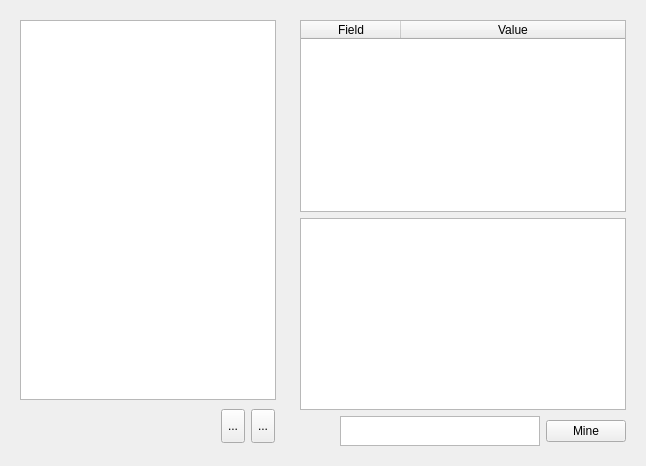
      <widget class="QWidget" name="MiningTab">
       <attribute name="title">
        <string>Mining</string>
       </attribute>
       <layout class="QHBoxLayout" name="horizontalLayout_25">
        <item>
         <widget class="QWidget" name="transactions" native="true">
          <property name="sizePolicy">
           <sizepolicy hsizetype="MinimumExpanding" vsizetype="Expanding">
            <horstretch>0</horstretch>
            <verstretch>0</verstretch>
           </sizepolicy>
          </property>
          <layout class="QVBoxLayout" name="verticalLayout">
           <item>
            <widget class="QListWidget" name="transactionList">
             <property name="sizePolicy">
              <sizepolicy hsizetype="Expanding" vsizetype="Expanding">
               <horstretch>0</horstretch>
               <verstretch>0</verstretch>
              </sizepolicy>
             </property>
             <property name="focusPolicy">
              <enum>Qt::NoFocus</enum>
             </property>
            </widget>
           </item>
           <item>
            <layout class="QHBoxLayout" name="mineLayout1">
             <property name="sizeConstraint">
              <enum>QLayout::SetFixedSize</enum>
             </property>
             <property name="leftMargin">
              <number>0</number>
             </property>
             <property name="rightMargin">
              <number>1</number>
             </property>
             <item>
              <spacer name="horizontalSpacer_2">
               <property name="orientation">
                <enum>Qt::Horizontal</enum>
               </property>
               <property name="sizeHint" stdset="0">
                <size>
                 <width>40</width>
                 <height>40</height>
                </size>
               </property>
              </spacer>
             </item>
             <item>
              <widget class="QToolButton" name="plusSign">
               <property name="sizePolicy">
                <sizepolicy hsizetype="Fixed" vsizetype="Fixed">
                 <horstretch>0</horstretch>
                 <verstretch>0</verstretch>
                </sizepolicy>
               </property>
               <property name="maximumSize">
                <size>
                 <width>16777215</width>
                 <height>34</height>
                </size>
               </property>
               <property name="text">
                <string>...</string>
               </property>
               <property name="icon">
                <iconset>
                 <normaloff>../../../../../../../../../../../../../../../../../../../../../../../.designer/assets/plus.png</normaloff>../../../../../../../../../../../../../../../../../../../../../../../.designer/assets/plus.png</iconset>
               </property>
               <property name="iconSize">
                <size>
                 <width>24</width>
                 <height>24</height>
                </size>
               </property>
              </widget>
             </item>
             <item>
              <widget class="QToolButton" name="minusSign">
               <property name="sizePolicy">
                <sizepolicy hsizetype="Fixed" vsizetype="Fixed">
                 <horstretch>0</horstretch>
                 <verstretch>0</verstretch>
                </sizepolicy>
               </property>
               <property name="maximumSize">
                <size>
                 <width>16777215</width>
                 <height>34</height>
                </size>
               </property>
               <property name="text">
                <string>...</string>
               </property>
               <property name="icon">
                <iconset>
                 <normaloff>../../../../../../../../../../../../../../../../../../../../../../../.designer/assets/minus.png</normaloff>../../../../../../../../../../../../../../../../../../../../../../../.designer/assets/minus.png</iconset>
               </property>
               <property name="iconSize">
                <size>
                 <width>24</width>
                 <height>24</height>
                </size>
               </property>
              </widget>
             </item>
            </layout>
           </item>
          </layout>
         </widget>
        </item>
        <item>
         <widget class="QWidget" name="userBlock" native="true">
          <property name="sizePolicy">
           <sizepolicy hsizetype="Expanding" vsizetype="Expanding">
            <horstretch>0</horstretch>
            <verstretch>0</verstretch>
           </sizepolicy>
          </property>
          <layout class="QVBoxLayout" name="verticalLayout_3">
           <item>
            <widget class="QTableWidget" name="transactionView">
             <property name="editTriggers">
              <set>QAbstractItemView::NoEditTriggers</set>
             </property>
             <attribute name="horizontalHeaderStretchLastSection">
              <bool>true</bool>
             </attribute>
             <attribute name="verticalHeaderVisible">
              <bool>false</bool>
             </attribute>
             <column>
              <property name="text">
               <string>Field</string>
              </property>
             </column>
             <column>
              <property name="text">
               <string>Value</string>
              </property>
             </column>
            </widget>
           </item>
           <item>
            <widget class="QListWidget" name="blockTransactionList"/>
           </item>
           <item>
            <layout class="QHBoxLayout" name="mineLayout2">
             <item>
              <spacer name="horizontalSpacer">
               <property name="orientation">
                <enum>Qt::Horizontal</enum>
               </property>
               <property name="sizeHint" stdset="0">
                <size>
                 <width>40</width>
                 <height>20</height>
                </size>
               </property>
              </spacer>
             </item>
             <item>
              <widget class="QTextBrowser" name="blockSize">
               <property name="sizePolicy">
                <sizepolicy hsizetype="Preferred" vsizetype="Preferred">
                 <horstretch>0</horstretch>
                 <verstretch>0</verstretch>
                </sizepolicy>
               </property>
               <property name="maximumSize">
                <size>
                 <width>200</width>
                 <height>30</height>
                </size>
               </property>
              </widget>
             </item>
             <item>
              <widget class="QPushButton" name="btn_mine">
               <property name="sizePolicy">
                <sizepolicy hsizetype="Minimum" vsizetype="Fixed">
                 <horstretch>0</horstretch>
                 <verstretch>0</verstretch>
                </sizepolicy>
               </property>
               <property name="text">
                <string>Mine</string>
               </property>
              </widget>
             </item>
            </layout>
           </item>
          </layout>
         </widget>
        </item>
       </layout>
      </widget>
